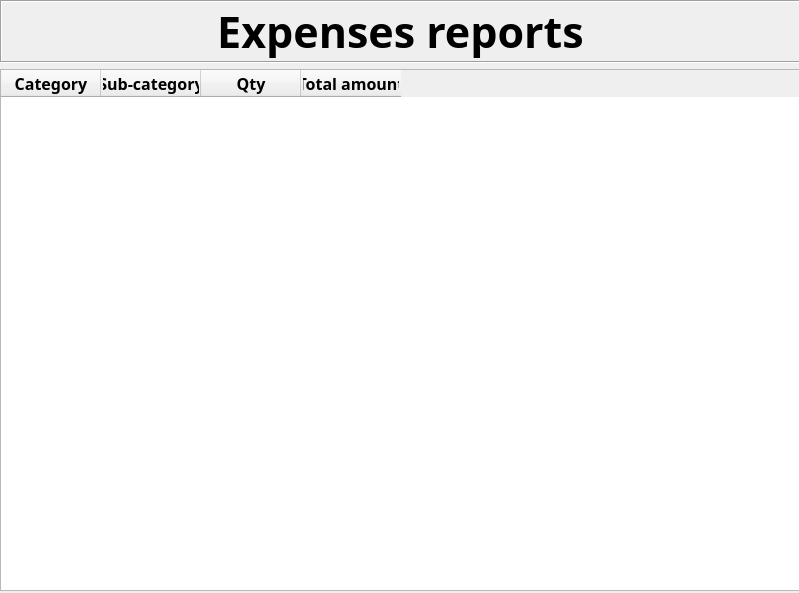
<?xml version="1.0" encoding="UTF-8"?>
<ui version="4.0">
 <class>Form</class>
 <widget class="QWidget" name="Form">
  <property name="geometry">
   <rect>
    <x>0</x>
    <y>0</y>
    <width>799</width>
    <height>593</height>
   </rect>
  </property>
  <property name="windowTitle">
   <string>Show reports</string>
  </property>
  <widget class="QWidget" name="verticalLayoutWidget">
   <property name="geometry">
    <rect>
     <x>0</x>
     <y>0</y>
     <width>801</width>
     <height>591</height>
    </rect>
   </property>
   <layout class="QVBoxLayout" name="verticalLayout">
    <item>
     <widget class="QLabel" name="label">
      <property name="sizePolicy">
       <sizepolicy hsizetype="Preferred" vsizetype="Maximum">
        <horstretch>0</horstretch>
        <verstretch>0</verstretch>
       </sizepolicy>
      </property>
      <property name="minimumSize">
       <size>
        <width>0</width>
        <height>48</height>
       </size>
      </property>
      <property name="font">
       <font>
        <family>Candara</family>
        <pointsize>32</pointsize>
        <bold>true</bold>
       </font>
      </property>
      <property name="frameShape">
       <enum>QFrame::Box</enum>
      </property>
      <property name="frameShadow">
       <enum>QFrame::Sunken</enum>
      </property>
      <property name="text">
       <string>Expenses reports</string>
      </property>
      <property name="alignment">
       <set>Qt::AlignCenter</set>
      </property>
     </widget>
    </item>
    <item>
     <widget class="QTableWidget" name="tableWidget">
      <column>
       <property name="text">
        <string>Category</string>
       </property>
       <property name="font">
        <font>
         <family>Candara</family>
         <pointsize>12</pointsize>
         <bold>true</bold>
        </font>
       </property>
      </column>
      <column>
       <property name="text">
        <string>Sub-category</string>
       </property>
       <property name="font">
        <font>
         <family>Candara</family>
         <pointsize>12</pointsize>
         <bold>true</bold>
        </font>
       </property>
      </column>
      <column>
       <property name="text">
        <string>Qty</string>
       </property>
       <property name="font">
        <font>
         <family>Candara</family>
         <pointsize>12</pointsize>
         <bold>true</bold>
        </font>
       </property>
      </column>
      <column>
       <property name="text">
        <string>Total amount</string>
       </property>
       <property name="font">
        <font>
         <family>Candara</family>
         <pointsize>12</pointsize>
         <bold>true</bold>
        </font>
       </property>
      </column>
     </widget>
    </item>
   </layout>
  </widget>
 </widget>
 <resources/>
 <connections/>
</ui>
